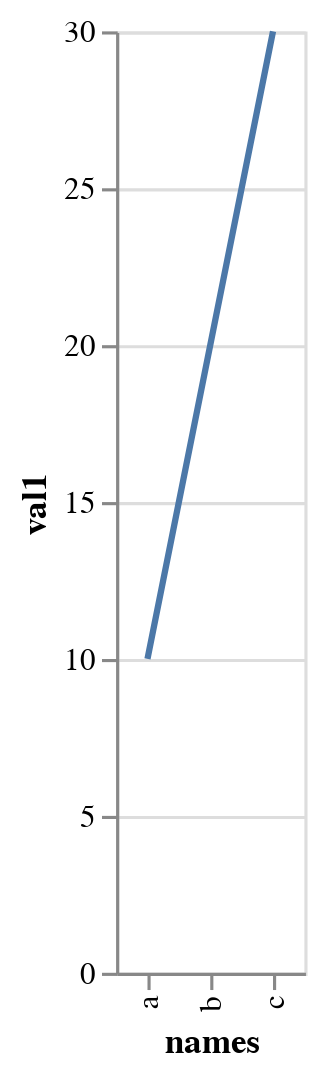

Write notebook code for a chart like this one.
### Code cell
chart = (alt.Chart(simple_df)
           .mark_line()
           .encode(x = "names",
                   y = "val1"))
chart

### Figure 1 — Vega-Lite specification as saved in the notebook (floating-point values rounded to 4 significant figures)
{"config": {"view": {"continuousWidth": 400, "continuousHeight": 300}}, "data": {"name": "data-14a3fce87a9d94732a49786179f3ea4d"}, "mark": "line", "encoding": {"x": {"type": "nominal", "field": "names"}, "y": {"type": "quantitative", "field": "val1"}}, "$schema": "https://vega.github.io/schema/vega-lite/v4.8.1.json", "datasets": {"data-14a3fce87a9d94732a49786179f3ea4d": [{"names": "a", "val1": 10.0, "val2": 10.0}, {"names": "b", "val1": 20.0, "val2": 20.0}, {"names": "c", "val1": 30.0, "val2": 30.0}]}}
